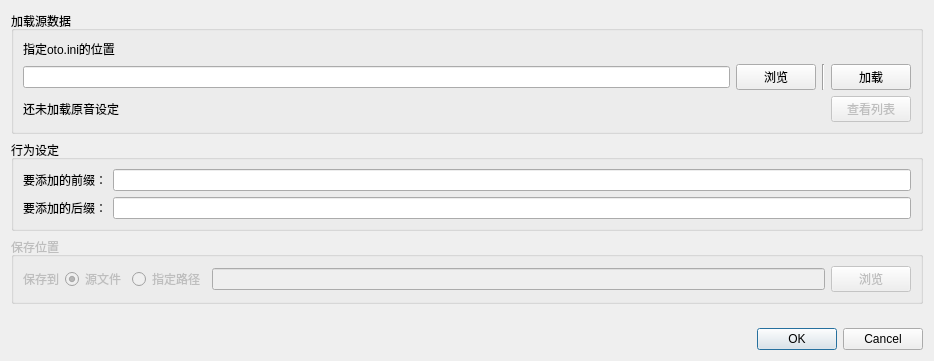
<?xml version="1.0" encoding="UTF-8"?>
<ui version="4.0">
 <class>AddSuffixDialog</class>
 <widget class="QDialog" name="AddSuffixDialog">
  <property name="geometry">
   <rect>
    <x>0</x>
    <y>0</y>
    <width>934</width>
    <height>361</height>
   </rect>
  </property>
  <property name="windowTitle">
   <string>前/后缀增加</string>
  </property>
  <layout class="QVBoxLayout" name="verticalLayout">
   <item>
    <widget class="QGroupBox" name="groupBox_3">
     <property name="title">
      <string>加载源数据</string>
     </property>
     <layout class="QVBoxLayout" name="verticalLayout_4">
      <item>
       <widget class="QLabel" name="label">
        <property name="text">
         <string>指定oto.ini的位置</string>
        </property>
       </widget>
      </item>
      <item>
       <widget class="QWidget" name="loadOtoWidget" native="true">
        <layout class="QHBoxLayout" name="horizontalLayout">
         <property name="leftMargin">
          <number>0</number>
         </property>
         <property name="topMargin">
          <number>0</number>
         </property>
         <property name="rightMargin">
          <number>0</number>
         </property>
         <property name="bottomMargin">
          <number>0</number>
         </property>
         <item>
          <widget class="QLineEdit" name="fileNameEdit_open"/>
         </item>
         <item>
          <widget class="QPushButton" name="browseButton_open">
           <property name="styleSheet">
            <string notr="true"/>
           </property>
           <property name="text">
            <string>浏览</string>
           </property>
           <property name="flat">
            <bool>false</bool>
           </property>
          </widget>
         </item>
         <item>
          <widget class="Line" name="line">
           <property name="orientation">
            <enum>Qt::Vertical</enum>
           </property>
          </widget>
         </item>
         <item>
          <widget class="QPushButton" name="loadButton">
           <property name="text">
            <string>加载</string>
           </property>
          </widget>
         </item>
        </layout>
       </widget>
      </item>
      <item>
       <layout class="QHBoxLayout" name="horizontalLayout_8">
        <item>
         <widget class="QLabel" name="countLabel">
          <property name="text">
           <string>还未加载原音设定</string>
          </property>
         </widget>
        </item>
        <item>
         <spacer name="horizontalSpacer_5">
          <property name="orientation">
           <enum>Qt::Horizontal</enum>
          </property>
          <property name="sizeHint" stdset="0">
           <size>
            <width>40</width>
            <height>20</height>
           </size>
          </property>
         </spacer>
        </item>
        <item>
         <widget class="QPushButton" name="showOtoListButton">
          <property name="enabled">
           <bool>false</bool>
          </property>
          <property name="text">
           <string>查看列表</string>
          </property>
         </widget>
        </item>
       </layout>
      </item>
     </layout>
    </widget>
   </item>
   <item>
    <widget class="QGroupBox" name="optionGroupBox">
     <property name="title">
      <string>行为设定</string>
     </property>
     <layout class="QFormLayout" name="formLayout_2">
      <item row="0" column="0">
       <widget class="QLabel" name="prefixLabel">
        <property name="text">
         <string>要添加的前缀：</string>
        </property>
       </widget>
      </item>
      <item row="0" column="1">
       <widget class="QLineEdit" name="prefixLineEdit"/>
      </item>
      <item row="1" column="0">
       <widget class="QLabel" name="suffixLabel">
        <property name="text">
         <string>要添加的后缀：</string>
        </property>
       </widget>
      </item>
      <item row="1" column="1">
       <widget class="QLineEdit" name="suffixLineEdit"/>
      </item>
     </layout>
    </widget>
   </item>
   <item>
    <widget class="QGroupBox" name="saveOptionGroupBox">
     <property name="enabled">
      <bool>false</bool>
     </property>
     <property name="title">
      <string>保存位置</string>
     </property>
     <layout class="QVBoxLayout" name="verticalLayout_5">
      <item>
       <layout class="QHBoxLayout" name="horizontalLayout_9">
        <item>
         <widget class="QLabel" name="label_6">
          <property name="text">
           <string>保存到</string>
          </property>
         </widget>
        </item>
        <item>
         <widget class="QRadioButton" name="saveToSrcRadioButton">
          <property name="text">
           <string>源文件</string>
          </property>
          <property name="checked">
           <bool>true</bool>
          </property>
         </widget>
        </item>
        <item>
         <widget class="QRadioButton" name="saveToPathRadioButton">
          <property name="text">
           <string>指定路径</string>
          </property>
         </widget>
        </item>
        <item>
         <widget class="QLineEdit" name="fileNameEdit_save">
          <property name="enabled">
           <bool>false</bool>
          </property>
         </widget>
        </item>
        <item>
         <widget class="QPushButton" name="browseButton_save">
          <property name="enabled">
           <bool>false</bool>
          </property>
          <property name="styleSheet">
           <string notr="true"/>
          </property>
          <property name="text">
           <string>浏览</string>
          </property>
          <property name="flat">
           <bool>false</bool>
          </property>
         </widget>
        </item>
       </layout>
      </item>
     </layout>
    </widget>
   </item>
   <item>
    <spacer name="verticalSpacer">
     <property name="orientation">
      <enum>Qt::Vertical</enum>
     </property>
     <property name="sizeHint" stdset="0">
      <size>
       <width>20</width>
       <height>17</height>
      </size>
     </property>
    </spacer>
   </item>
   <item>
    <widget class="QDialogButtonBox" name="buttonBox">
     <property name="orientation">
      <enum>Qt::Horizontal</enum>
     </property>
     <property name="standardButtons">
      <set>QDialogButtonBox::Cancel|QDialogButtonBox::Ok</set>
     </property>
    </widget>
   </item>
  </layout>
 </widget>
 <resources/>
 <connections>
  <connection>
   <sender>buttonBox</sender>
   <signal>accepted()</signal>
   <receiver>AddSuffixDialog</receiver>
   <slot>accept()</slot>
   <hints>
    <hint type="sourcelabel">
     <x>248</x>
     <y>254</y>
    </hint>
    <hint type="destinationlabel">
     <x>157</x>
     <y>274</y>
    </hint>
   </hints>
  </connection>
  <connection>
   <sender>buttonBox</sender>
   <signal>rejected()</signal>
   <receiver>AddSuffixDialog</receiver>
   <slot>reject()</slot>
   <hints>
    <hint type="sourcelabel">
     <x>316</x>
     <y>260</y>
    </hint>
    <hint type="destinationlabel">
     <x>286</x>
     <y>274</y>
    </hint>
   </hints>
  </connection>
 </connections>
</ui>
